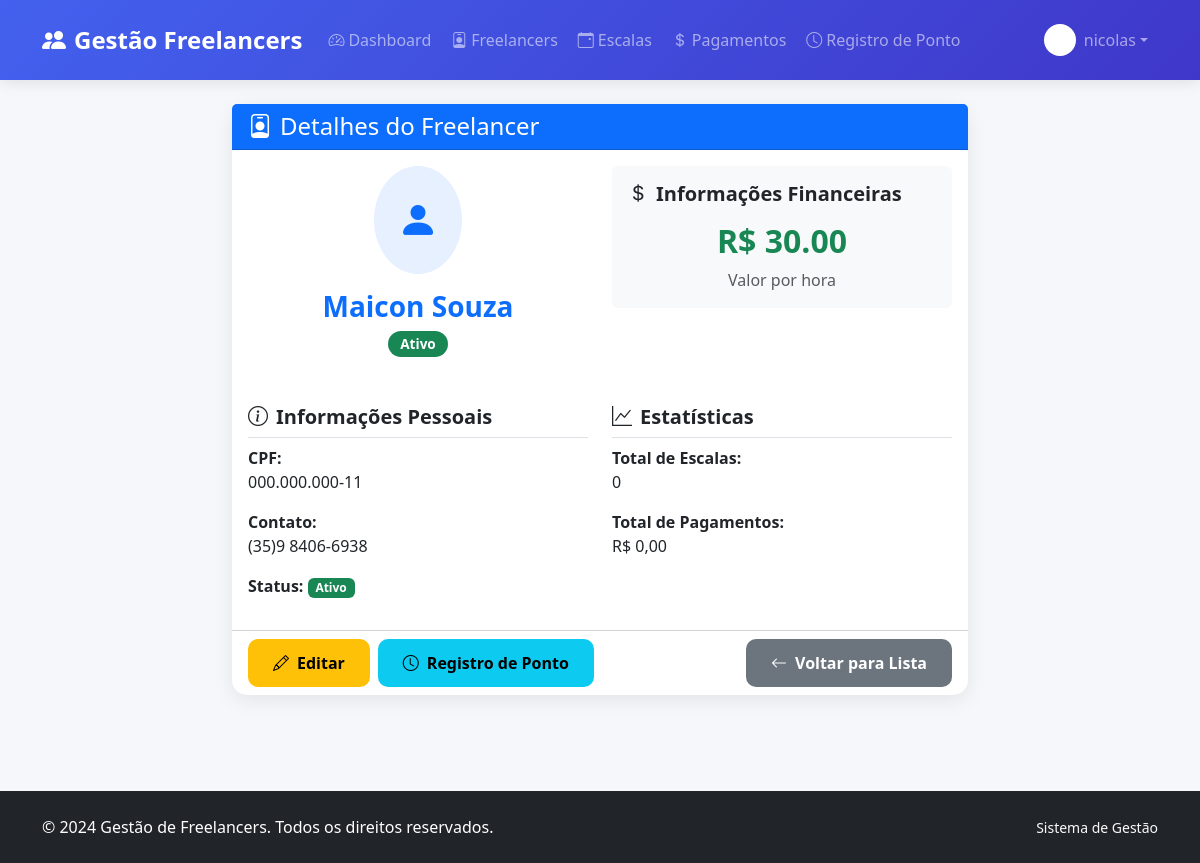
The page /freelancers/1/visualizar/ (signed in) on the database its author committed.
### freelancers/models.py (models this page shows, shortened)
class Freelancer(models.Model):
    STATUS_CHOICES = [
        ('ativo', 'Ativo'),
        ('inativo', 'Inativo'),
        ('licenca', 'Licença'),
    ]
    nome = models.CharField(max_length=100)
    cpf = models.CharField(max_length=14, unique=True)
    contato = models.CharField(max_length=50)
    valor_hora = models.DecimalField(max_digits=6, decimal_places=2)
    status = models.CharField(max_length=10, choices=STATUS_CHOICES, default='ativo')

### freelancers/views.py (the view)
# urls.py: path('<int:freelancer_id>/visualizar/', views.visualizar_freelancer, name='visualizar_freelancer'),
@login_required
def visualizar_freelancer(request, freelancer_id):
    if hasattr(request.user, 'perfilusuario') and request.user.perfilusuario.tipo == 'freelancer':
        return redirect('dashboard_freelancer')
    freelancer = get_object_or_404(Freelancer, id=freelancer_id)
    return render(request, "freelancers/visualizar_freelancer.html", {
        "freelancer": freelancer
    })

### freelancers/templates/freelancers/visualizar_freelancer.html (shortened to what this page needs)
{% extends 'base.html' %}
{% block content %}
<div class="row justify-content-center">
    <div class="col-lg-8">
        <div class="card card-custom">
            <div class="card-header bg-primary text-white">
                <h4 class="card-title mb-0">
                    <i class="bi bi-person-badge me-2"></i>Detalhes do Freelancer
                </h4>
            </div>
            <div class="card-body">
                <div class="row">
                    <div class="col-md-6 text-center mb-4">
                        <div class="bg-primary bg-opacity-10 rounded-circle d-inline-flex p-4 mb-3">
                            <i class="bi bi-person-fill text-primary fs-1"></i>
                        </div>
                        <h3 class="text-primary fw-bold">{{ freelancer.nome }}</h3>
                        {% if freelancer.status == 'ativo' %}
                        <span class="badge bg-success status-badge">Ativo</span>
                        {% elif freelancer.status == 'inativo' %}
                        <span class="badge bg-danger status-badge">Inativo</span>
                        {% elif freelancer.status == 'ferias' %}
                        <span class="badge bg-warning status-badge">Férias</span>
                        {% endif %}
                    </div>
                    <div class="col-md-6">
                        <div class="card bg-light border-0">
                            <div class="card-body">
                                <h5 class="fw-bold mb-3">
                                    <i class="bi bi-currency-dollar me-2"></i>Informações Financeiras
                                </h5>
                                <div class="text-center">
                                    <h2 class="text-success fw-bold">R$ {{ freelancer.valor_hora }}</h2>
                                    <p class="text-muted mb-0">Valor por hora</p>
                                </div>
                            </div>
                        </div>
                    </div>
                </div>
                <div class="row mt-4">
                    <div class="col-md-6">
                        <h5 class="fw-bold border-bottom pb-2">
                            <i class="bi bi-info-circle me-2"></i>Informações Pessoais
                        </h5>
                        <div class="mb-3">
                            <strong>CPF:</strong>
                            <p class="text-dark">{{ freelancer.cpf }}</p>
                        </div>
                        <div class="mb-3">
                            <strong>Contato:</strong>
                            <p class="text-dark">{{ freelancer.contato }}</p>
                        </div>
                        <div class="mb-3">
                            <strong>Status:</strong>
                            {% if freelancer.status == 'ativo' %}
                            <span class="badge bg-success">Ativo</span>
                            {% elif freelancer.status == 'inativo' %}
                            <span class="badge bg-danger">Inativo</span>
                            {% elif freelancer.status == 'ferias' %}
                            <span class="badge bg-warning">Férias</span>
                            {% endif %}
                        </div>
                    </div>
                    <div class="col-md-6">
                        <h5 class="fw-bold border-bottom pb-2">
                            <i class="bi bi-graph-up me-2"></i>Estatísticas
                        </h5>
                        <div class="mb-3">
                            <strong>Total de Escalas:</strong>
                            <p class="text-dark">0</p>
                        </div>
                        <div class="mb-3">
                            <strong>Total de Pagamentos:</strong>
                            <p class="text-dark">R$ 0,00</p>
                        </div>
                    </div>
                </div>
            </div>
            <div class="card-footer bg-transparent">
                <div class="d-flex gap-2">
                    <a href="{% url 'editar_freelancer' freelancer.id %}" class="btn btn-warning btn-custom">
                        <i class="bi bi-pencil me-2"></i>Editar
                    </a>
                    <a href="{% url 'listar_pontos' freelancer.id %}" class="btn btn-info btn-custom">
                        <i class="bi bi-clock me-2"></i>Registro de Ponto
                    </a>
                    <a href="{% url 'listar_freelancers' %}" class="btn btn-secondary btn-custom ms-auto">
                        <i class="bi bi-arrow-left me-2"></i>Voltar para Lista
                    </a>
                </div>
            </div>
        </div>
    </div>
</div>
{% endblock %}

### templates/base.html (shortened to what this page needs)
<!DOCTYPE html>
<html lang="pt-br">
<head>
    <link href="https://cdn.jsdelivr.net/npm/bootstrap@5.3.1/dist/css/bootstrap.min.css" rel="stylesheet">
    <link rel="stylesheet" href="https://cdn.jsdelivr.net/npm/bootstrap-icons@1.10.0/font/bootstrap-icons.css">
</head>
<body>
    <nav class="navbar navbar-expand-lg navbar-dark navbar-custom">
        <div class="container">
            <a class="navbar-brand fw-bold" href="{% url 'dashboard' %}">
                <i class="bi bi-people-fill me-2"></i>Gestão Freelancers
            </a>
            <div class="collapse navbar-collapse" id="navbarNav">
                <ul class="navbar-nav me-auto">
                    {% if user.is_authenticated %}
                    <li class="nav-item">
                        <a class="nav-link" href="{% url 'dashboard' %}">
                            <i class="bi bi-speedometer2 me-1"></i>Dashboard
                        </a>
                    </li>
                    <li class="nav-item">
                        <a class="nav-link" href="{% url 'listar_freelancers' %}">
                            <i class="bi bi-person-badge me-1"></i>Freelancers
                        </a>
                    </li>
                    <li class="nav-item">
                        <a class="nav-link" href="{% url 'listar_escalas' %}">
                            <i class="bi bi-calendar-event me-1"></i>Escalas
                        </a>
                    </li>
                    <li class="nav-item">
                        <a class="nav-link" href="{% url 'listar_pagamentos' %}">
                            <i class="bi bi-currency-dollar me-1"></i>Pagamentos
                        </a>
                    </li>
                    <li class="nav-item">
                        <a class="nav-link" href="{% url 'listar_pontos' 1 %}">
                            <i class="bi bi-clock me-1"></i>Registro de Ponto
                        </a>
                    </li>
                    {% endif %}
                </ul>
                <ul class="navbar-nav ms-auto">
                    {% if user.is_authenticated %}
                    <li class="nav-item dropdown">
                        <a class="nav-link dropdown-toggle d-flex align-items-center" href="#" role="button" data-bs-toggle="dropdown">
                            <div class="bg-white bg-opacity-20 rounded-circle d-flex align-items-center justify-content-center me-2" style="width: 32px; height: 32px;">
                                <i class="bi bi-person-fill text-white"></i>
                            </div>
                            <span>{{ user.username }}</span>
                        </a>
                    </li>
                    {% else %}
                    <li class="nav-item">
                        <a class="nav-link" href="{% url 'login' %}">
                            <i class="bi bi-box-arrow-in-right me-1"></i>Entrar
                        </a>
                    </li>
                    {% endif %}
                </ul>
            </div>
        </div>
    </nav>
    <main class="main-content">
        <div class="container py-4">
            {% block content %}
            {% endblock %}
        </div>
    </main>
    <footer class="bg-dark text-white py-4 mt-5">
        <div class="container">
            <div class="row align-items-center">
                <div class="col-md-6">
                    <p class="mb-0">&copy; 2024 Gestão de Freelancers. Todos os direitos reservados.</p>
                </div>
                <div class="col-md-6 text-md-end">
                    <small class="text-light">Sistema de Gestão</small>
                </div>
            </div>
        </div>
    </footer>
</body>
</html>

### templates/base.html (style rules this page uses)
:root { --primary-color: #4361ee; --secondary-color: #3f37c9; --success-color: #4cc9f0; --light-bg: #f8f9fa; }
body { background-color: #f5f7fb; font-family: 'Segoe UI', Tahoma, Geneva, Verdana, sans-serif; padding-top: 0; }
.navbar-custom { background: linear-gradient(135deg, var(--primary-color), var(--secondary-color)); box-shadow: 0 2px 15px rgba(0,0,0,0.1); padding: 1rem 0; }
.card-custom { border: none; border-radius: 15px; box-shadow: 0 5px 20px rgba(0,0,0,0.08); transition: transform 0.3s ease, box-shadow 0.3s ease; margin-bottom: 1.5rem; }
.btn-custom { border-radius: 10px; font-weight: 600; padding: 12px 25px; transition: all 0.3s ease; border: none; }
.status-badge { padding: 6px 12px; border-radius: 20px; font-size: 0.85em; font-weight: 600; }
.navbar-brand { font-weight: 700; font-size: 1.5rem; }
.nav-link { font-weight: 500; border-radius: 8px; margin: 0 2px; transition: all 0.3s ease; }

### rows shown on the page
Freelancer: nome "Maicon Souza", valor_hora "30.00", cpf "000.000.000-11", contato "(35)9 8406-6938"

### other values the page prints
{{ user.username }} "nicolas"
